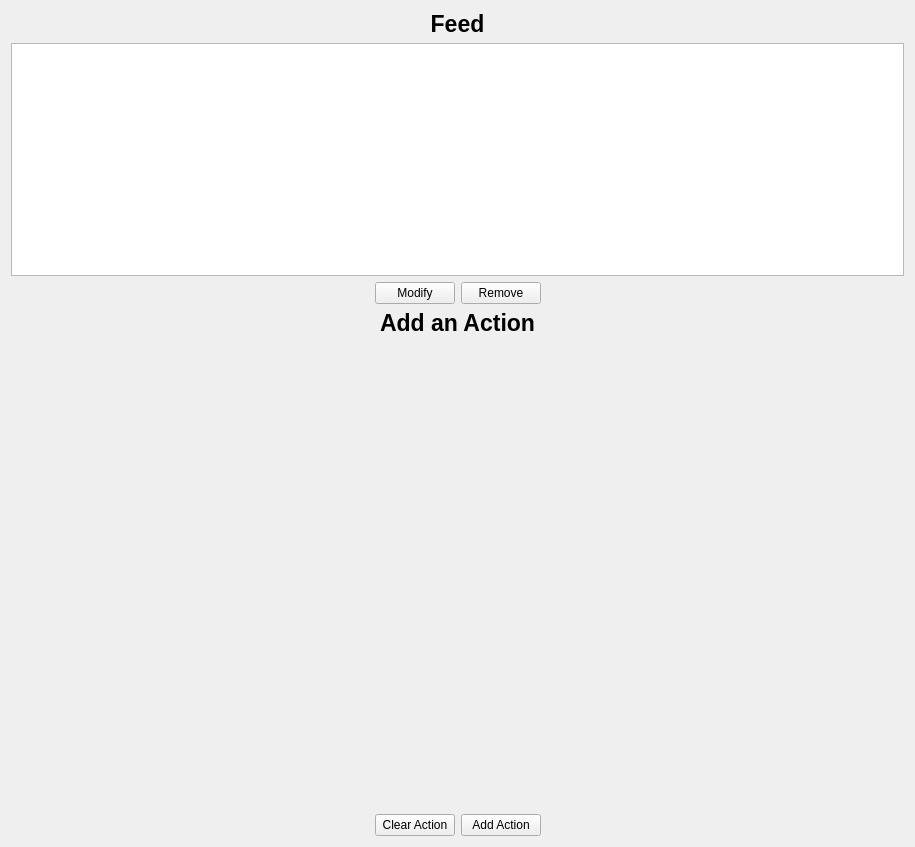
<?xml version="1.0" encoding="UTF-8"?>
<ui version="4.0">
 <class>ActionListCreator</class>
 <widget class="QWidget" name="ActionListCreator">
  <property name="geometry">
   <rect>
    <x>0</x>
    <y>0</y>
    <width>915</width>
    <height>847</height>
   </rect>
  </property>
  <property name="sizePolicy">
   <sizepolicy hsizetype="Preferred" vsizetype="Preferred">
    <horstretch>0</horstretch>
    <verstretch>2</verstretch>
   </sizepolicy>
  </property>
  <property name="windowTitle">
   <string>Action List Creator</string>
  </property>
  <layout class="QVBoxLayout" name="verticalLayout">
   <item>
    <widget class="QLabel" name="feedLabel">
     <property name="font">
      <font>
       <pointsize>17</pointsize>
       <weight>75</weight>
       <bold>true</bold>
       <underline>false</underline>
      </font>
     </property>
     <property name="text">
      <string>Feed</string>
     </property>
     <property name="alignment">
      <set>Qt::AlignCenter</set>
     </property>
    </widget>
   </item>
   <item>
    <widget class="FeedView" name="feedView">
     <property name="sizePolicy">
      <sizepolicy hsizetype="Expanding" vsizetype="Preferred">
       <horstretch>0</horstretch>
       <verstretch>2</verstretch>
      </sizepolicy>
     </property>
     <property name="editTriggers">
      <set>QAbstractItemView::NoEditTriggers</set>
     </property>
     <property name="alternatingRowColors">
      <bool>false</bool>
     </property>
     <property name="selectionMode">
      <enum>QAbstractItemView::SingleSelection</enum>
     </property>
     <property name="selectionBehavior">
      <enum>QAbstractItemView::SelectItems</enum>
     </property>
     <attribute name="horizontalHeaderHighlightSections">
      <bool>false</bool>
     </attribute>
     <attribute name="verticalHeaderHighlightSections">
      <bool>false</bool>
     </attribute>
    </widget>
   </item>
   <item>
    <widget class="QWidget" name="buttonBox" native="true">
     <property name="sizePolicy">
      <sizepolicy hsizetype="Preferred" vsizetype="Preferred">
       <horstretch>0</horstretch>
       <verstretch>0</verstretch>
      </sizepolicy>
     </property>
     <layout class="QHBoxLayout" name="horizontalLayout_8">
      <property name="leftMargin">
       <number>0</number>
      </property>
      <property name="topMargin">
       <number>0</number>
      </property>
      <property name="rightMargin">
       <number>0</number>
      </property>
      <property name="bottomMargin">
       <number>0</number>
      </property>
      <item>
       <spacer name="horizontalSpacer">
        <property name="orientation">
         <enum>Qt::Horizontal</enum>
        </property>
        <property name="sizeHint" stdset="0">
         <size>
          <width>40</width>
          <height>20</height>
         </size>
        </property>
       </spacer>
      </item>
      <item>
       <widget class="QWidget" name="widget_5" native="true">
        <layout class="QHBoxLayout" name="horizontalLayout_5">
         <property name="topMargin">
          <number>0</number>
         </property>
         <property name="bottomMargin">
          <number>0</number>
         </property>
         <item>
          <widget class="QPushButton" name="modifyActionButton">
           <property name="text">
            <string>Modify</string>
           </property>
          </widget>
         </item>
         <item>
          <widget class="QPushButton" name="removeActionButton">
           <property name="text">
            <string>Remove</string>
           </property>
          </widget>
         </item>
        </layout>
       </widget>
      </item>
      <item>
       <spacer name="horizontalSpacer_2">
        <property name="orientation">
         <enum>Qt::Horizontal</enum>
        </property>
        <property name="sizeHint" stdset="0">
         <size>
          <width>40</width>
          <height>20</height>
         </size>
        </property>
       </spacer>
      </item>
     </layout>
    </widget>
   </item>
   <item>
    <widget class="QLabel" name="label">
     <property name="font">
      <font>
       <pointsize>17</pointsize>
       <weight>75</weight>
       <bold>true</bold>
      </font>
     </property>
     <property name="text">
      <string>Add an Action</string>
     </property>
     <property name="alignment">
      <set>Qt::AlignCenter</set>
     </property>
    </widget>
   </item>
   <item>
    <widget class="ActionCreator" name="actionCreator" native="true">
     <property name="sizePolicy">
      <sizepolicy hsizetype="Expanding" vsizetype="Preferred">
       <horstretch>0</horstretch>
       <verstretch>4</verstretch>
      </sizepolicy>
     </property>
    </widget>
   </item>
   <item>
    <widget class="QWidget" name="widget" native="true">
     <layout class="QHBoxLayout" name="horizontalLayout">
      <property name="leftMargin">
       <number>0</number>
      </property>
      <property name="topMargin">
       <number>0</number>
      </property>
      <property name="rightMargin">
       <number>0</number>
      </property>
      <property name="bottomMargin">
       <number>0</number>
      </property>
      <item>
       <widget class="QWidget" name="widget_3" native="true">
        <layout class="QHBoxLayout" name="horizontalLayout_3">
         <property name="topMargin">
          <number>0</number>
         </property>
         <property name="bottomMargin">
          <number>0</number>
         </property>
         <item>
          <spacer name="horizontalSpacer_4">
           <property name="orientation">
            <enum>Qt::Horizontal</enum>
           </property>
           <property name="sizeHint" stdset="0">
            <size>
             <width>40</width>
             <height>20</height>
            </size>
           </property>
          </spacer>
         </item>
        </layout>
       </widget>
      </item>
      <item>
       <widget class="QWidget" name="widget_4" native="true">
        <layout class="QHBoxLayout" name="horizontalLayout_4">
         <property name="topMargin">
          <number>0</number>
         </property>
         <property name="bottomMargin">
          <number>0</number>
         </property>
         <item>
          <widget class="QPushButton" name="clearActionButton">
           <property name="text">
            <string>Clear Action</string>
           </property>
          </widget>
         </item>
         <item>
          <widget class="QPushButton" name="addActionButton">
           <property name="text">
            <string>Add Action</string>
           </property>
          </widget>
         </item>
        </layout>
       </widget>
      </item>
      <item>
       <widget class="QWidget" name="widget_2" native="true">
        <layout class="QHBoxLayout" name="horizontalLayout_2">
         <property name="topMargin">
          <number>0</number>
         </property>
         <property name="bottomMargin">
          <number>0</number>
         </property>
         <item>
          <widget class="QLabel" name="errorLabel">
           <property name="text">
            <string/>
           </property>
          </widget>
         </item>
         <item>
          <spacer name="horizontalSpacer_5">
           <property name="orientation">
            <enum>Qt::Horizontal</enum>
           </property>
           <property name="sizeHint" stdset="0">
            <size>
             <width>40</width>
             <height>20</height>
            </size>
           </property>
          </spacer>
         </item>
        </layout>
       </widget>
      </item>
     </layout>
    </widget>
   </item>
  </layout>
 </widget>
 <customwidgets>
  <customwidget>
   <class>FeedView</class>
   <extends>QTableView</extends>
   <header>..feedView</header>
  </customwidget>
  <customwidget>
   <class>ActionCreator</class>
   <extends>QWidget</extends>
   <header>..actionCreator</header>
   <container>1</container>
  </customwidget>
 </customwidgets>
 <resources/>
 <connections/>
</ui>
